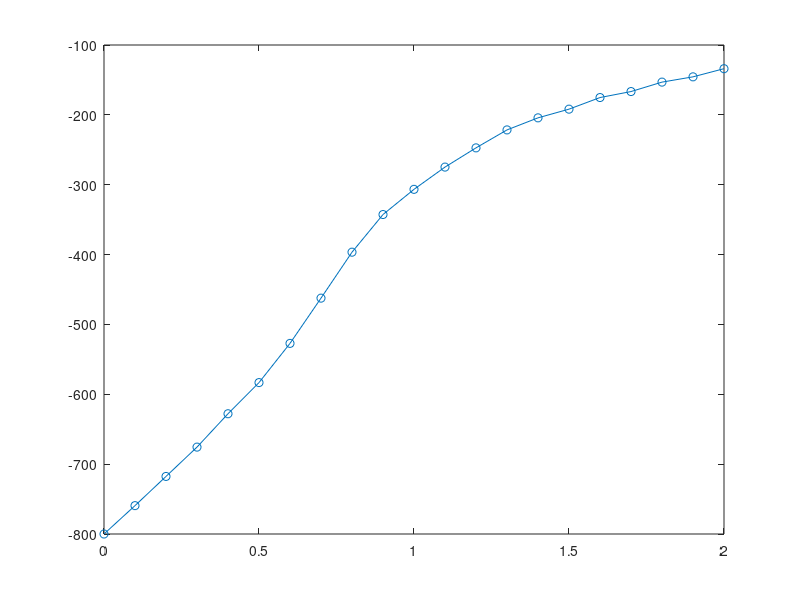
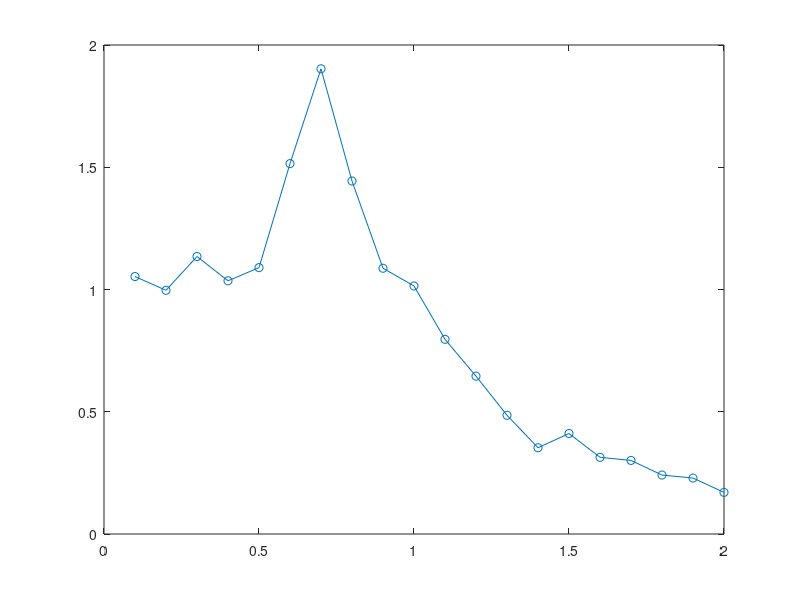
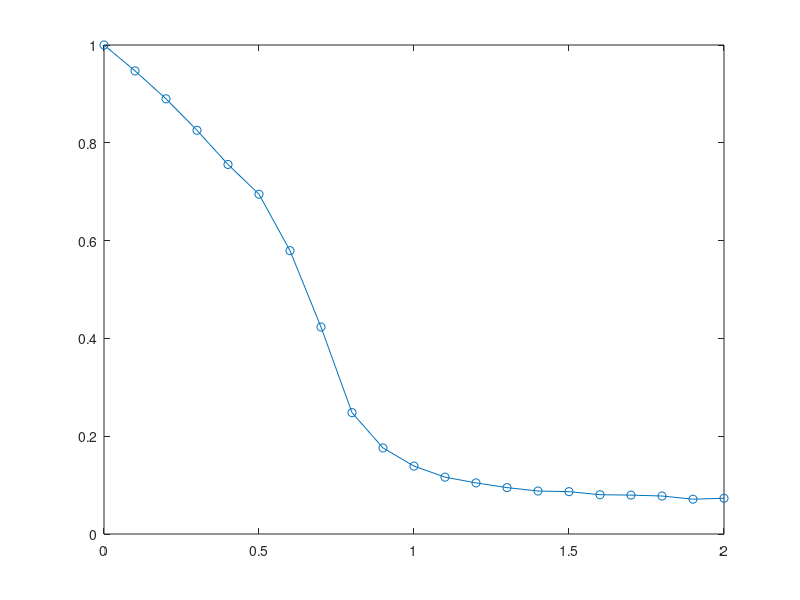

Source code (MATLAB) for these figures, in order:
clc
close all

L = 20;
N = L^2;

T = dlmread('T.txt');
C_v = dlmread('C_v.txt');
C_v = C_v/N;
%X = dlmread('X.txt');
E = dlmread('E.txt');
Mag = dlmread('Mag.txt');

figure
plot(T,E,'o-')
%axis([0,max(T),0,max(E)])

figure
plot(T,C_v,'o-')

figure
plot(T,Mag,'o-')